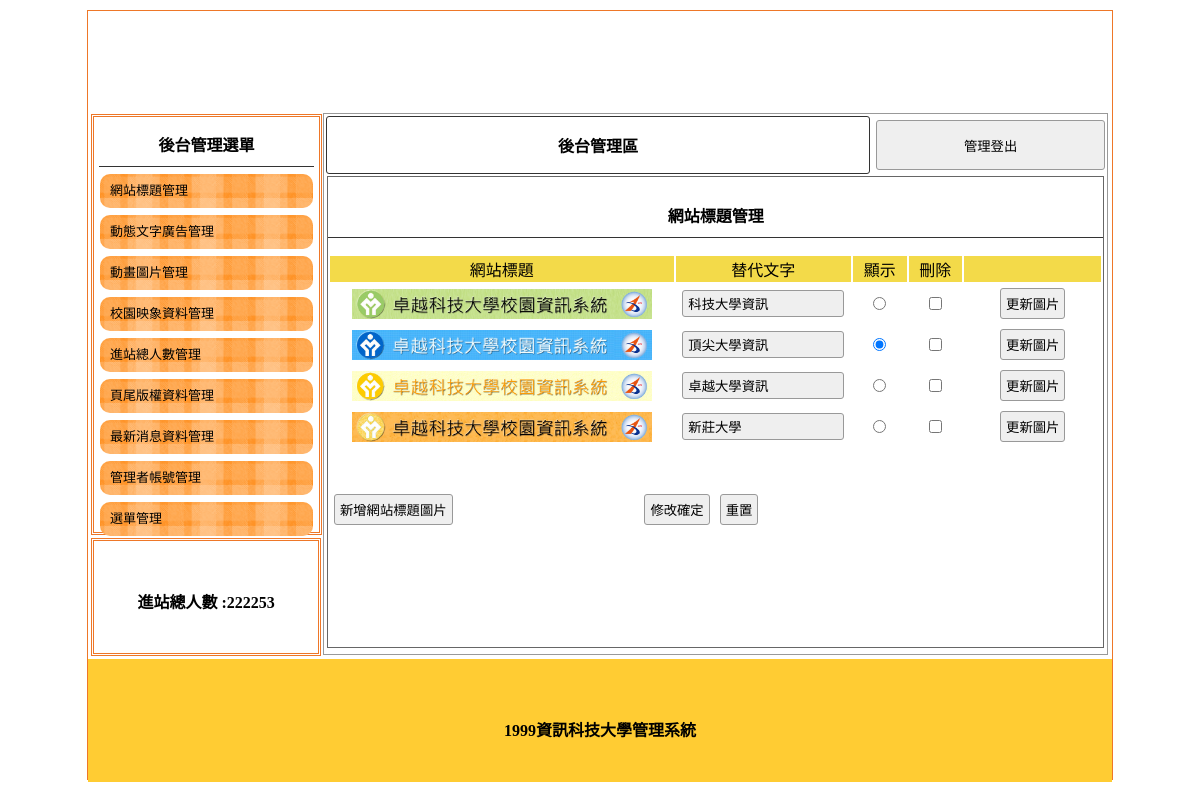
The app's page /backend.php with its own data.
### tables this page shows
CREATE TABLE `total` (
  `id` int(10) UNSIGNED NOT NULL,
  `total` int(10) UNSIGNED NOT NULL
);

CREATE TABLE `title` (
  `id` int(10) UNSIGNED NOT NULL,
  `img` text NOT NULL,
  `text` text NOT NULL,
  `sh` int(1) NOT NULL
);

CREATE TABLE `bottom` (
  `id` int(10) UNSIGNED NOT NULL,
  `bottom` text NOT NULL
);

### base.php (called while the page is built, shortened)
<?php
$ts=[
    "title"=>"網站標題管理",
    "ad"=>"動態文字廣告管理",
    "mvim"=>"動畫圖片管理",
    "image"=>"校園映像圖片管理",
    "total"=>"進站總人數管理",
    "bottom"=>"頁尾版權資料管理",
    "news"=>"最新消息資料管理",
    "admin"=>"管理者帳號管理",
    "menu"=>"選單管理"
];
$as=[
    "title"=>"新增網站標題圖片",
    "ad"=>"新增動態文字廣告",
    "mvim"=>"新增動畫圖片",
    "image"=>"新增校園映像資料",
    "news"=>"新增最新消息資料",
    "admin"=>"新增管理者帳號",
    "menu"=>"新增主選單"
];
class DB
{
    private $dsn="mysql:host=localhost; charset=utf8; dbname=db01";
    private $root='root';
    private $password='12345';
    private $table;
    private $pdo;
    public function __construct($table)
    {
        $this->table=$table;
        $this->pdo=new PDO($this->dsn, $this->root, $this->password);
    }
    public function all(...$arg)
    {
        $sql="select * from $this->table ";
        return $this->pdo->query($sql)->fetchAll();
    }
    public function find($id)
    {
        $sql="select * from $this->table ";
        if (is_array($id)) {
            foreach ($id as $key => $value) {
                $tmp[] = sprintf("`%s`='%s'", $key, $value);
            }
            $sql = $sql . " where " . implode(" && ", $tmp);
        } else {
            $sql=$sql . " where `id`='$id'";
        }
        return $this->pdo->query($sql)->fetch(PDO::FETCH_ASSOC);
    }
}
$Total=new DB('total');
$Bottom=new DB('bottom');
$Title=new DB('title');
?>

### backend/title.php (the view, shortened to what this page needs)
<div style="width:99%; height:87%; margin:auto; overflow:auto; border:#666 1px solid;">
  <p class="t cent botli"><?=$ts[$do];?></p>
  <form method="post" action="api/edit.php">
    <table width="100%" class='cent'>
      <tbody>
        <tr class="yel">
          <td width="45%">網站標題</td>
          <td width="23%">替代文字</td>
          <td width="7%">顯示</td>
          <td width="7%">刪除</td>
          <td></td>
        </tr>
        <?php
          $rows=$Title->all();
          foreach ($rows as $key => $value) {
              ?>
        <tr>
          <td width="45%">
            <img src="img/<?=$value['img']; ?>" style="width:300px;height:30px;">
          </td>
          <td width="23%">
            <input type="text" name="text[]" value="<?=$value['text']; ?>">
          </td>
          <td width="7%">
            <input type="radio" name="sh" value="<?=$value['id']; ?>" <?=($value['sh']==1)?"checked":""?>>
          </td>
          <td width="7%">
            <input type="checkbox" name="del[]" value="<?=$value['id']; ?>">
          </td>
          <td>
            <input type="button" value="更新圖片"
              onclick="op(&#39;#cover&#39;,&#39;#cvr&#39;,&#39;modal/title_update.php?id=<?=$value['id']; ?>&#39;)">
          </td>
        </tr>
        <?php
          }
        ?>
      </tbody>
    </table>
    <table style="margin-top:40px; width:70%;">
      <tbody>
        <tr>
          <td width="200px">
            <input type="button" onclick="op(&#39;#cover&#39;,&#39;#cvr&#39;,&#39;modal/<?=$do;?>.php&#39;)"
              value="<?=$as[$do];?>">
          </td>
          <td class="cent">
            <input type="submit" value="修改確定">
            <input type="reset" value="重置">
          </td>
        </tr>
      </tbody>
    </table>
  </form>
</div>
</div>

### backend.php (shortened to what this page needs)
<?php include "base.php";?>
<!DOCTYPE html
  PUBLIC "-//W3C//DTD XHTML 1.0 Transitional//EN" "http://www.w3.org/TR/xhtml1/DTD/xhtml1-transitional.dtd">
<html xmlns="http://www.w3.org/1999/xhtml">
<head>
  <link href="./css/css.css" rel="stylesheet" type="text/css">
</head>
<body>
  <div id="main">
    <a title="" href="?">
      <div class="ti" style="background:url(&#39;use/&#39;); background-size:cover;"></div>
    </a>
    <div id="ms">
      <div id="lf" style="float:left;">
        <div id="menuput" class="dbor">
          <span class="t botli">後台管理選單</span>
          <a style="color:#000; font-size:13px; text-decoration:none;" href="./backend.php?do=title">
            <div class="mainmu">
              網站標題管理 </div>
          </a>
          <a style="color:#000; font-size:13px; text-decoration:none;" href="./backend.php?do=ad">
            <div class="mainmu">
              動態文字廣告管理 </div>
          </a>
          <a style="color:#000; font-size:13px; text-decoration:none;" href="./backend.php?do=mvim">
            <div class="mainmu">
              動畫圖片管理 </div>
          </a>
          <a style="color:#000; font-size:13px; text-decoration:none;" href="./backend.php?do=image">
            <div class="mainmu">
              校園映象資料管理 </div>
          </a>
          <a style="color:#000; font-size:13px; text-decoration:none;" href="./backend.php?do=total">
            <div class="mainmu">
              進站總人數管理 </div>
          </a>
          <a style="color:#000; font-size:13px; text-decoration:none;" href="./backend.php?do=bottom">
            <div class="mainmu">
              頁尾版權資料管理 </div>
          </a>
          <a style="color:#000; font-size:13px; text-decoration:none;" href="./backend.php?do=news">
            <div class="mainmu">
              最新消息資料管理 </div>
          </a>
          <a style="color:#000; font-size:13px; text-decoration:none;" href="./backend.php?do=admin">
            <div class="mainmu">
              管理者帳號管理 </div>
          </a>
          <a style="color:#000; font-size:13px; text-decoration:none;" href="./backend.php?do=menu">
            <div class="mainmu">
              選單管理 </div>
          </a>
        </div>
        <div class="dbor" style="margin:3px; width:95%; height:20%; line-height:100px;">
          <span class="t">進站總人數 :<?=$Total->find(1)['total'];?></span>
        </div>
      </div>
      <div class="di"
        style="height:540px; border:#999 1px solid; width:76.5%; margin:2px 0px 0px 0px; float:left; position:relative; left:20px;">
        <table width="100%">
          <tbody>
            <tr>
              <td style="width:70%;font-weight:800; border:#333 1px solid; border-radius:3px;" class="cent"><a
                  href="?do=admin" style="color:#000; text-decoration:none;">後台管理區</a></td>
              <td><button onclick="location.replace(&#39;index.php?do=login&#39;)"
                  style="width:99%; margin-right:2px; height:50px;">管理登出</button></td>
            </tr>
          </tbody>
        </table>
        <?php
      $do=(isset($_GET['do']))?$_GET['do']:'title';
      $file="backend/".$do.".php";
      if (file_exists($file)) {
          include $file;
      } else {
          include "backend/title.php";
      }
?>
      </div>
      <div
        style="width:1024px; left:0px; position:relative; background:#FC3; margin-top:4px; height:123px; display:block;">
        <span class="t" style="line-height:123px;"><?=$Bottom->find(1)['bottom'];?></span>
      </div>
    </div>
</body>
</html>

### css/css.css (style rules this page uses)
body { padding:0px; margin:0px; }
#main { width:1024px; height:768px; margin:10px auto 10px auto; border:#EE7728 1px solid; position:relative; }
.ti { width:100%; height:100px; position:relative; background-size:cover; background-repeat:no-repeat; }
.dbor { border:#EE7728 double 3px; margin:1px; padding:2px 10px 2px 10px; }
.t { font-weight:800; display:block; text-align:center; padding:10px 1px 10px 1px; }
.botli { border-bottom:#333 1px solid; }
.mainmu { position:relative; border-radius:10px; background:url(../icon/menu.fw.png) center no-repeat; background-size:cover; line-height:30px; padding:2px 10px 2px 10px; margin:7px 1px 7px 1px; }
#lf { height:540px; width:21%; display:inline-block; }
#menuput { width:100%; height:75%; position:relative; padding:5px; display:block; margin: 3px; }
.di { display:inline-block; }
.cent { text-align:center; }
input,button { border:#999 1px solid; border-radius:3px; background:#EFEFEF; padding:5px; margin:3px; }
input[type=text],input[type=password] { width:150px; }
.yel td { background:#F3DA49; text-align:center; }

### backend.php (style rules this page uses)
a { text-decoration:none; }

### records on screen
total: total "222253"
title: img (picture), text "科技大學資訊"
title: img (picture), text "頂尖大學資訊", sh "☑"
title: img (picture), text "卓越大學資訊"
title: img (picture), text "新莊大學"
bottom: bottom "1999資訊科技大學管理系統"

### other values on screen
$ts[$do] "網站標題管理"
